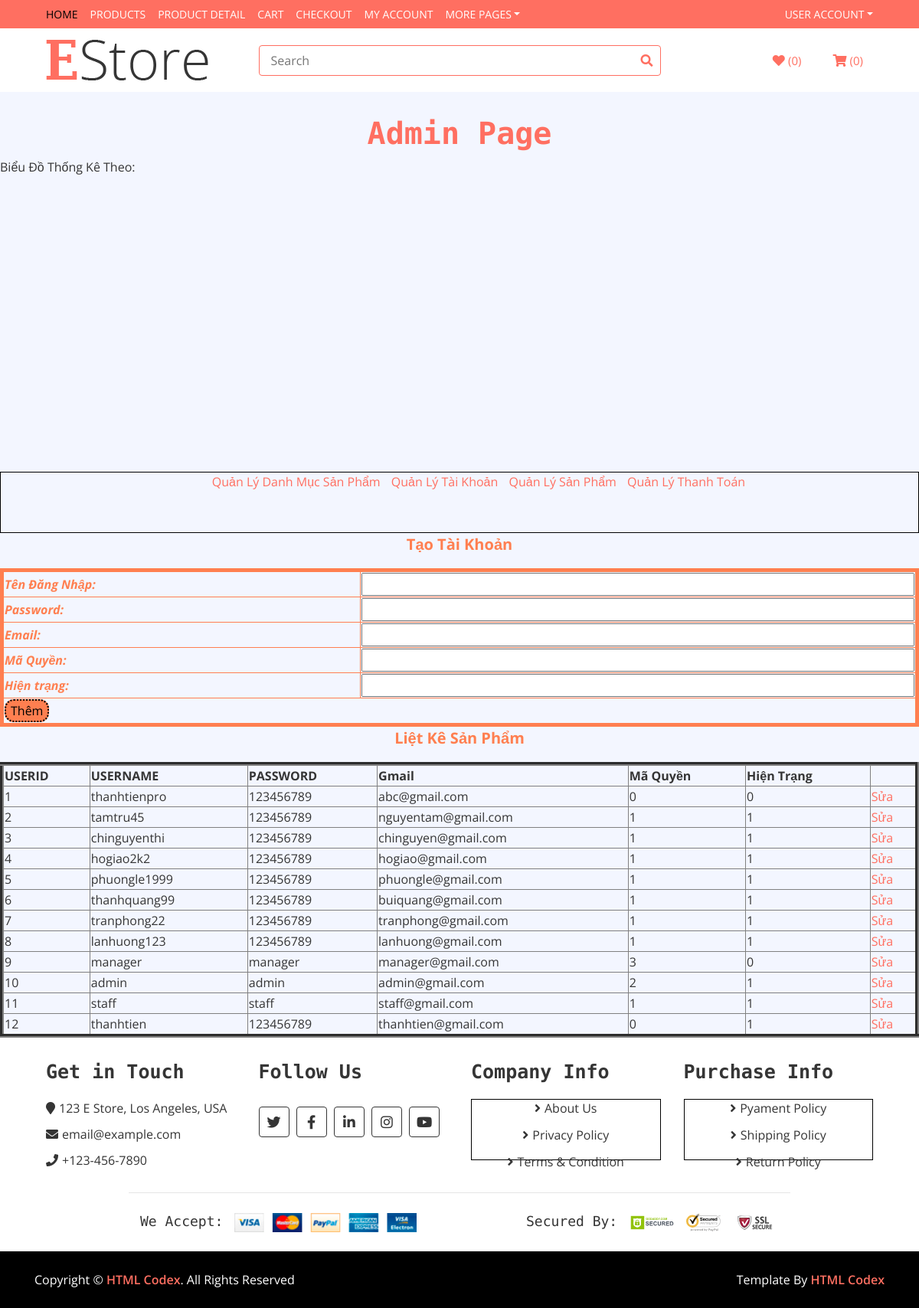
Screenshot of /Admin/index.php?action=quanlytaikhoan&query=them with the database file from the repository.
### tables this page shows
CREATE TABLE `tbl_taikhoan` (
  `USERID` int(11) NOT NULL,
  `USERNAME` varchar(200) NOT NULL,
  `PASSWORD` varchar(20) NOT NULL,
  `EMAIL` varchar(20) NOT NULL,
  `MAQUYEN` int(11) NOT NULL,
  `enable` tinyint(1) NOT NULL
);

### Admin/modules/quanlytaikhoan/account.php (the view, shortened to what this page needs)
<?php
$sql_lietkedstaikhoan="SELECT * FROM tbl_taikhoan ORDER BY USERID DESC";
$querry_lietketaikhoan = mysqli_query($mysqli,$sql_lietkedstaikhoan);
?>
<p style="font-size:20px;text-align:center; color:coral; font-weight:bold">Liệt Kê Sản Phẩm</p>
<table style="width: 100%;" border="5",style="border-collapse:collapse">
<tr>
     <th>USERID</th>
     <th>USERNAME</th>
    <th>PASSWORD</th>
    <th>Gmail</th>
    <th>Mã Quyền</th>
    <th>Hiện Trạng</th>
</tr>
<?php
$i=0;
while($row_tk=mysqli_fetch_array($querry_lietketaikhoan)){
$i++;
?>
<tr>
     <td> <?php echo $i?></td>
    <td><?php echo $row_tk['USERNAME']?></td>
    <td><?php echo $row_tk['PASSWORD']?></td>
    <td><?php echo $row_tk['EMAIL']?></td>
    <td><?php echo $row_tk['MAQUYEN']?></td>
    <td><?php echo $row_tk['enable']?></td>
    <td><a href="?action=quanlytaikhoan&query=sua&USERID=<?php echo $row_tk['USERID']?>">Sửa</a></td>
</tr>
<?php
}
?>
</table>
            </div>
        </div>

### Admin/index.php (shortened to what this page needs)
<!DOCTYPE html>
<html>
    <head>
<link href="https://stackpath.bootstrapcdn.com/bootstrap/4.4.1/css/bootstrap.min.css" rel="stylesheet">
<link href="https://cdnjs.cloudflare.com/ajax/libs/font-awesome/5.10.0/css/all.min.css" rel="stylesheet">
<link rel="stylesheet" href="//cdnjs.cloudflare.com/ajax/libs/morris.js/0.5.1/morris.css">
     <link rel="stylesheet" href="./css/styleAdmin.css" type="text/css">
    </head>
    <body>
        <div class="wrapper">
   <?php
   include("./modules/header.php");
   ?>
   <div class="title">
   <h1 style="text-align: center">Admin Page</h1>
</div>
<p> Biểu Đồ Thống Kê Theo: </p>
<div id="chartContainer" style="height: 370px; width: 100%;"></div>
<?php
   include("./modules/menu.php");
   include("./modules/main.php");
   include("./modules/footer.php");
   ?>
    </body>
</html>

### Admin/modules/header.php (shortened to what this page needs)
<div class="nav">
          <div class="container-fluid">
              <nav class="navbar navbar-expand-md bg-dark navbar-dark">
                  <div class="collapse navbar-collapse justify-content-between" id="navbarCollapse">
                  <div class="navbar-nav mr-auto">
                          <a href="http://localhost:8080/%C4%90%E1%BB%93%20%C3%81n%20Web2/index.php" class="nav-item nav-link active">Home</a>
                          <a href="index.php?quanly=danhmucsanpham&id=1" class="nav-item nav-link">Products</a>
                          <a href="#" class="nav-item nav-link">Product Detail</a>
                          <a href="#" class="nav-item nav-link">Cart</a>
                          <a href="index.php?quanly=checkout" class="nav-item nav-link">Checkout</a>
                          <a href="Admin/modules/login.php" class="nav-item nav-link">My Account</a>
                          <div class="nav-item dropdown">
                              <a href="#" class="nav-link dropdown-toggle" data-toggle="dropdown">More Pages</a>
                          </div>
                      </div>
                      <div class="navbar-nav ml-auto">
                          <div class="nav-item dropdown">
                              <a href="#" class="nav-link dropdown-toggle" data-toggle="dropdown">User Account</a>
                          </div>
                      </div>
                  </div>
              </nav>
          </div>
      </div>
      <div class="bottom-bar">
          <div class="container-fluid">
              <div class="row align-items-center">
                  <div class="col-md-3">
                      <div class="logo">
                          <a href="index.html">
                              <img src="../img/logo.png" alt="Logo">
                          </a>
                      </div>
                  </div>
                  <div class="col-md-6">
                      <div class="search">
                          <input type="text" placeholder="Search">
                          <button><i class="fa fa-search"></i></button>
                      </div>
                  </div>
                  <div class="col-md-3">
                      <div class="user">
                          <a href="wishlist.html" class="btn wishlist">
                              <i class="fa fa-heart"></i>
                              <span>(0)</span>
                          </a>
                          <a href="cart.html" class="btn cart">
                              <i class="fa fa-shopping-cart"></i>
                              <span>(0)</span>
                          </a>
                      </div>
                  </div>
              </div>
          </div>
      </div>

### Admin/modules/menu.php
<ul style="list-style:none; margin:0;padding:15;" class="AdminList">
    <li style="display: inline-block;"><a style="padding-left:10px" href="index.php?action=quanlydanhmucsanpham&query=them">Quản Lý Danh Mục Sản Phẩm </a></li>
    <li style="display: inline-block;"><a style="padding-left:10px" href="index.php?action=quanlytaikhoan&query=them"> Quản Lý Tài Khoản</a></li>
    <li style="display: inline-block;"><a style="padding-left:10px" href="index.php?action=quanlysanpham&query=them">Quản Lý Sản Phẩm</a></li>
    <li style="display: inline-block;"><a style="padding-left:10px" href="index.php?action=quanlydonhang&query=lietke">Quản Lý Thanh Toán </a></li>
</ul>

### Admin/modules/main.php (shortened to what this page needs)
<div class="main">
    <?php
    if(isset($_GET['action'])&& $_GET['query']){
        $pivot=$_GET['action'];
        $query=$_GET['query'];
       }
       else{
        $pivot=' ';
        $query=' ';
       }
       if($pivot=="quanlydanhmucsanpham"&& $query=="them"){
        include("modules/quanlydanhmucsp/them.php");
        include("modules/quanlydanhmucsp/lietke.php");
       }elseif($pivot=="quanlydanhmucsanpham"&& $query=="sua"){
        include("modules/quanlydanhmucsp/sua.php");
       }
       elseif($pivot=="quanlysanpham"&& $query=="them"){
        include("modules/quanlysanpham/them.php");
        include("modules/quanlysanpham/lietke.php");
       }elseif($pivot=="quanlysanpham"&& $query=="sua"){
        include("modules/quanlysanpham/sua.php");
       }
       elseif($pivot=="quanlytaikhoan"&&$query=="them") {
        include("modules/quanlytaikhoan/them.php");
        include("modules/quanlytaikhoan/account.php");
       }elseif($pivot=="quanlytaikhoan"&& $query=="sua"){
        include("modules/quanlytaikhoan/sua.php");
       }
       elseif($pivot=="quanlydonhang" &&$query=="lietke"){
        include("modules/quanlydonhang/lietke.php");
       }
       elseif($pivot=="donhang"&&$query=="xemdonhang"){
        include("modules/quanlydonhang/xemdonhang.php");
       }
       else{
        include("modules/dashboard.php");
       }
    ?>

### Admin/modules/quanlytaikhoan/them.php
<p style="font-size:20px; text-align:center; color:coral; font-weight:bold">Tạo Tài Khoản </p>
<table border="5" width="100%" style="border-collapse: collapse; border:5px solid coral">
<form method="POST" action="modules/quanlytaikhoan/xuly.php">
<tr>
<td style="text-align:left;font-weight:bold;font-style:italic;color:coral">Tên Đăng Nhập:</td>
<td><input type="text" name="USERNAME" style="width:100%;"></td>
</tr>
<tr>
<td style="text-align:left;font-weight:bold;font-style:italic;color:coral">Password:</td>
<td><input type="text" name="PASSWORD" style="width:100%;"></td>
</tr>
<tr>
<td style="text-align:left;font-weight:bold;font-style:italic;color:coral">Email:</td>
<td><input type="email" name="EMAIL" style="width:100%;"></td>
</tr>
<tr>
<td style="text-align:left;font-weight:bold;font-style:italic;color:coral">Mã Quyền:</td>
<td><input type="text" name="MAQUYEN" style="width:100%;"></td>
</tr>
<tr>
    <td style="text-align:left;font-weight:bold;font-style:italic;color:coral">Hiện trạng:</td>
     <td><input type="text" name="enable" style="width:100%"></td>
</tr>
<tr>
    <td colspan="2"><input type="submit" name="themtaikhoan" value="Thêm" style="background-color:coral;border-radius:12px;border-style:dotted"></td>
</tr>
</form>
</table>

### Admin/modules/footer.php (shortened to what this page needs)
<div class="footer">
            <div class="container-fluid">
                <div class="row">
                    <div class="col-lg-3 col-md-6">
                        <div class="footer-widget">
                            <h2>Get in Touch</h2>
                            <div class="contact-info">
                                <p><i class="fa fa-map-marker"></i>123 E Store, Los Angeles, USA</p>
                                <p><i class="fa fa-envelope"></i>email@example.com</p>
                                <p><i class="fa fa-phone"></i>+123-456-7890</p>
                            </div>
                        </div>
                    </div>
                    <div class="col-lg-3 col-md-6">
                        <div class="footer-widget">
                            <h2>Follow Us</h2>
                            <div class="contact-info">
                                <div class="social">
                                    <a href=""><i class="fab fa-twitter"></i></a>
                                    <a href=""><i class="fab fa-facebook-f"></i></a>
                                    <a href=""><i class="fab fa-linkedin-in"></i></a>
                                    <a href=""><i class="fab fa-instagram"></i></a>
                                    <a href=""><i class="fab fa-youtube"></i></a>
                                </div>
                            </div>
                        </div>
                    </div>
                    <div class="col-lg-3 col-md-6">
                        <div class="footer-widget">
                            <h2>Company Info</h2>
                            <ul>
                                <li><a href="#">About Us</a></li>
                                <li><a href="#">Privacy Policy</a></li>
                                <li><a href="#">Terms & Condition</a></li>
                            </ul>
                        </div>
                    </div>
                    <div class="col-lg-3 col-md-6">
                        <div class="footer-widget">
                            <h2>Purchase Info</h2>
                            <ul>
                                <li><a href="#">Pyament Policy</a></li>
                                <li><a href="#">Shipping Policy</a></li>
                                <li><a href="#">Return Policy</a></li>
                            </ul>
                        </div>
                    </div>
                </div>
                <div class="row payment align-items-center">
                    <div class="col-md-6">
                        <div class="payment-method">
                            <h2>We Accept:</h2>
                            <img src="img/payment-method.png" alt="Payment Method" />
                        </div>
                    </div>
                    <div class="col-md-6">
                        <div class="payment-security">
                            <h2>Secured By:</h2>
                            <img src="img/godaddy.svg" alt="Payment Security" />
                            <img src="img/norton.svg" alt="Payment Security" />
                            <img src="img/ssl.svg" alt="Payment Security" />
                        </div>
                    </div>
                </div>
            </div>
        </div>
        <div class="footer-bottom">
            <div class="container">
                <div class="row">
                    <div class="col-md-6 copyright">
                        <p>Copyright &copy; <a href="https://htmlcodex.com">HTML Codex</a>. All Rights Reserved</p>
                    </div>
                    <div class="col-md-6 template-by">
                        <p>Template By <a href="https://htmlcodex.com">HTML Codex</a></p>
                    </div>
                </div>
            </div>
        </div>

### Admin/css/styleAdmin.css (style rules this page uses)
body { color: #353535; font-family: 'Open Sans', sans-serif; font-weight: 400; background: #f3f6ff; }
a { color: #FF6F61; }
h1 { font-family: 'Source Code Pro', monospace; font-weight: 900; color: #FF6F61; }
h2 { font-family: 'Source Code Pro', monospace; font-weight: 700; }
ul { list-style: none; text-align: center; border: 1px solid black; height:80px; }
@media (min-width: 992px) { .container-fluid { padding-right: 60px; padding-left: 60px; } }
.nav { position: relative; }
@media (min-width: 992px) { .nav .container-fluid { padding-left: 52px; padding-right: 52px; } }
.nav .navbar { height: 100%; padding: 0; }
@media (min-width: 768px) { .nav, .nav .navbar { background: #FF6F61 !important; } }
@media (min-width: 768px) { .nav .navbar-dark a.nav-link { color: #ffffff; font-size: 14px; text-transform: uppercase; } }
@media (min-width: 768px) { .nav .navbar-dark a.nav-link:hover, .nav .navbar-dark a.nav-link.active { color: #000000; } }
.bottom-bar { padding: 15px 0; background: #ffffff; margin-bottom: 30px; }
.bottom-bar .logo { text-align: left; overflow: hidden; }
.bottom-bar .logo a img { max-height: 60px; }
.bottom-bar .search { width: 100%; }
.bottom-bar .search input[type=text] { width: 100%; height: 40px; padding: 0 15px; color: #666666; border: 1px solid #FF6F61; border-radius: 4px; }
.bottom-bar .search button { position: absolute; width: 40px; height: 38px; top: 1px; right: 16px; padding: 0 15px; border: none; background: none; color: #FF6F61; border-radius: 0 2px 2px 0; }
.bottom-bar .user { font-size: 0; text-align: right; }
.bottom-bar .user .wishlist { margin-right: 15px; }
.bottom-bar .user .cart i, .bottom-bar .user .wishlist i { color: #FF6F61; }
.bottom-bar .user .cart span, .bottom-bar .user .wishlist span { color: #FF6F61; font-size: 15px; }
@media (min-width: 768px) { .bottom-bar { max-height: 90px; } }
.footer { position: relative; padding: 30px 0 0 0; background: #ffffff; }
.footer .footer-widget { position: relative; width: 100%; margin-bottom: 30px; }
.footer .footer-widget h2 { font-size: 25px; white-space: nowrap; margin-bottom: 20px; }
.footer .footer-widget ul { margin: 0; padding: 0; list-style: none; }
.footer .footer-widget ul li { margin-bottom: 12px; }
.footer .footer-widget ul li:last-child { margin-bottom: 0; }
.footer .footer-widget ul li a { color: #353535; white-space: nowrap; display: block; line-height: 23px; transition: all .3s; }
.footer .footer-widget ul li a::before { content: '\f105'; font-family: 'Font Awesome 5 Free'; font-weight: 900; padding-right: 5px; }
.footer .contact-info p { margin-bottom: 10px; font-size: 16px; }
.footer .contact-info p i { margin-right: 5px; }
.footer .social { position: relative; width: 100%; }
.footer .social a { display: inline-block; margin: 10px 5px 0 0; width: 40px; height: 40px; padding: 6px 0; text-align: center; font-size: 18px; color: #353535; border: 1px solid #353535; border-radius: 4px; transition: all .3s; }
.footer .payment { padding-top: 25px; padding-bottom: 25px; border-top: 1px solid rgba(0,0,0,.1); }
@media (min-width: 992px) { .footer .payment { max-width: 80%; margin: 0 auto; } }
.footer .payment-method, .footer .payment-security { overflow: hidden; }
.footer .payment-method { text-align: left; }
.footer .payment-security { text-align: right; }
.footer .payment-method h2, .footer .payment-security h2 { display: inline-block; margin: 0 10px 0 0; font-size: 18px; font-weight: 400; line-height: 22px; }
.footer .payment-method img, .footer .payment-security img { height: 25px; }
.footer-bottom { position: relative; padding: 25px 0; background: #000000; }
.footer-bottom .copyright { text-align: left; }
.footer-bottom .template-by { text-align: right; }
.footer-bottom .copyright p, .footer-bottom .template-by p { color: #ffffff; font-weight: 400; margin: 0; }
.footer-bottom .copyright p a, .footer-bottom .template-by p a { font-weight: 600; }

### rows the page displays
tbl_taikhoan: USERNAME "thanhtienpro", PASSWORD "123456789", EMAIL "abc@gmail.com", MAQUYEN "0", enable "0"
tbl_taikhoan: USERNAME "tamtru45", PASSWORD "123456789", EMAIL "nguyentam@gmail.com", MAQUYEN "1", enable "1"
tbl_taikhoan: USERNAME "chinguyenthi", PASSWORD "123456789", EMAIL "chinguyen@gmail.com", MAQUYEN "1", enable "1"
tbl_taikhoan: USERNAME "hogiao2k2", PASSWORD "123456789", EMAIL "hogiao@gmail.com", MAQUYEN "1", enable "1"
tbl_taikhoan: USERNAME "phuongle1999", PASSWORD "123456789", EMAIL "phuongle@gmail.com", MAQUYEN "1", enable "1"
tbl_taikhoan: USERNAME "thanhquang99", PASSWORD "123456789", EMAIL "buiquang@gmail.com", MAQUYEN "1", enable "1"
tbl_taikhoan: USERNAME "tranphong22", PASSWORD "123456789", EMAIL "tranphong@gmail.com", MAQUYEN "1", enable "1"
tbl_taikhoan: USERNAME "lanhuong123", PASSWORD "123456789", EMAIL "lanhuong@gmail.com", MAQUYEN "1", enable "1"
tbl_taikhoan: USERNAME "manager", PASSWORD "manager", EMAIL "manager@gmail.com", MAQUYEN "3", enable "0"
tbl_taikhoan: USERNAME "admin", PASSWORD "admin", EMAIL "admin@gmail.com", MAQUYEN "2", enable "1"
tbl_taikhoan: USERNAME "staff", PASSWORD "staff", EMAIL "staff@gmail.com", MAQUYEN "1", enable "1"
tbl_taikhoan: USERNAME "thanhtien", PASSWORD "123456789", EMAIL "thanhtien@gmail.com", MAQUYEN "0", enable "1"
